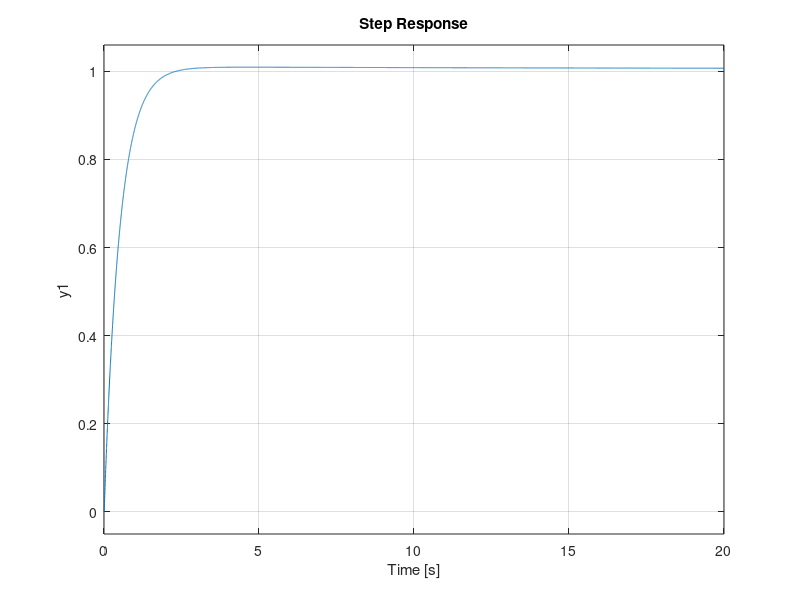

This figure's MATLAB source:
close all;
clear all;

t=0.005;
zt=input("INPUT;zt=")
  tr=input("INPUT;tr=")

Kt=0.6;
J=0.003;
Kp=J/(Kt*tr^2);
Kd=2*zt*tr*Kp;
Kp
Kd

sysmotor=tf([Kt],[J,0,0]);
sysmotor
sysKp=tf(Kp);
sysKp
sysKd=tf([Kd,0],[t,1]);
sysKd
sysA=sysmotor*(sysKp+sysKd);
fbA=sysA/(sysA+1);
step(fbA);

